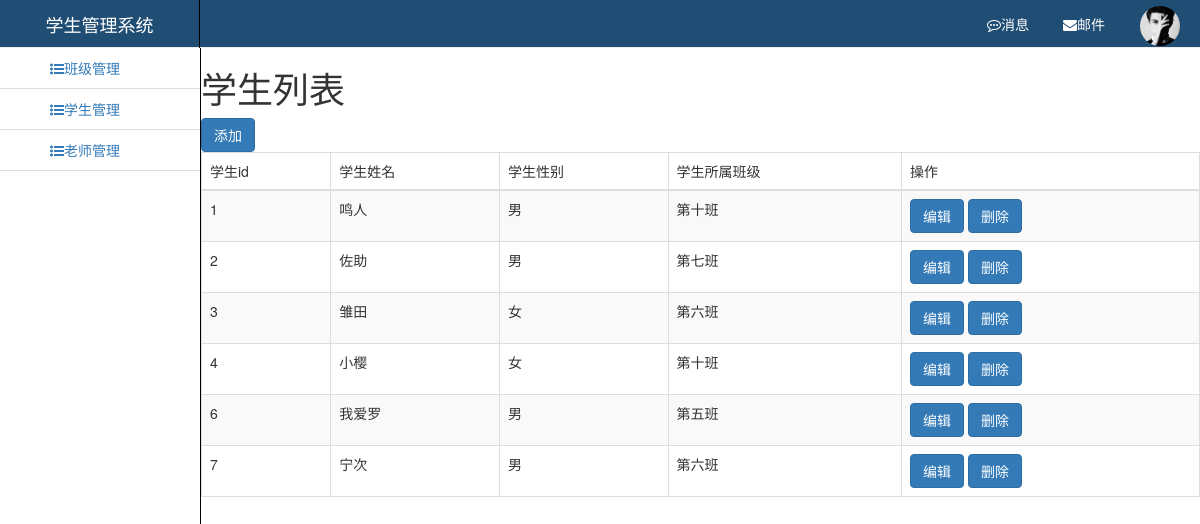
The app's page /app01/student/ (signed in) with its own data.
### app01/models.py (models this page shows)
class Student(models.Model):
    student_name = models.CharField(max_length=16)
    gender_list = ((1, '男'), (2, '女'))
    gender = models.IntegerField(choices=gender_list)
    cls = models.ForeignKey('Classes', on_delete=models.CASCADE)

class Classes(models.Model):
    title = models.CharField(max_length=16)

### app01/views/manager.py (the view)
    def inner(request):
        if request.session.get('user_info'):
            return fn(request)
        else:
            return redirect('/app01/login/')

### app01/views/manager.py (called while the page is built)
def zsq_session(fn):
    def inner(request):
        if request.session.get('user_info'):
            return fn(request)
        else:
            return redirect('/app01/login/')
    return inner

@zsq_session
def student(request):
    student_list = models.Student.objects.all()
    return render(request, 'student.html', {'student_list': student_list})

### templates/student.html
{% extends 'mother.html' %}
{% block content %}
    <div>
        <h1>学生列表</h1>
        <a class="btn btn-primary" href={% url 'add_student' %}>添加</a>
        <table class="table table-bordered table-hover table-striped">
            <thead>
            <tr>
                <td>学生id</td>
                <td>学生姓名</td>
                <td>学生性别</td>
                <td>学生所属班级</td>
                <td>操作</td>
            </tr>
            </thead>
            <tbody>
            {% for student in student_list %}
                <tr>
                    <td>{{ student.id }}</td>
                    <td>{{ student.student_name }}</td>
                    <td>{{ student.get_gender_display }}</td>
                    <td>{{ student.cls.title }}</td>
                    <td>
                        <a class="btn btn-primary" href={% url 'edit_student' student.id %}>编辑</a>
                        <a class="btn btn-primary" href={% url 'del_student' student.id %}>删除</a>
                    </td>
                </tr>
            {% endfor %}
            </tbody>
        </table>
    </div>
{% endblock %}

### templates/mother.html (shortened to what this page needs)
<!DOCTYPE html>
<html lang="en">
<head>
    <link rel="stylesheet" href="/static/plugins/bootstrap-3.3.7-dist/css/bootstrap.css">
    <link rel="stylesheet" href="/static/plugins/font-awesome-4.7.0/css/font-awesome.css">
    <link rel="stylesheet" href="/static/plugins/my_css.css">
</head>
<body>
<div class="page-header">
    <div class="logo left">学生管理系统</div>
    <div class="avatar right" style="position: relative">
        <img style="width: 40px;height: 40px" src="/static/picture/timg.jpg">
    </div>
    <div class="rmenus right">
        <a class="fa fa-commenting-o">消息</a>
        <a><i class="fa fa-envelope" aria-hidden="true"></i>邮件</a>
    </div>
</div>
<div class="page-body">
    <div class="menus left">
        <a href={% url 'class' %}><i class="fa fa-list-ul" aria-hidden="true"></i>班级管理</a>
        <a href={% url 'student' %}> <i class="fa fa-list-ul" aria-hidden="true"></i>学生管理</a>
        <a href={% url 'teacher' %}><i class="fa fa-list-ul" aria-hidden="true"></i>老师管理</a>
    </div>
    <div class="content">
        {% block content %}{% endblock %}
    </div>
</div>
</body>
</html>

### records on screen
Student: id "1", student_name "鸣人", gender "男", cls "第十班"
Student: id "2", student_name "佐助", gender "男", cls "第七班"
Student: id "3", student_name "雏田", gender "女", cls "第六班"
Student: id "4", student_name "小樱", gender "女", cls "第十班"
Student: id "6", student_name "我爱罗", gender "男", cls "第五班"
Student: id "7", student_name "宁次", gender "男", cls "第六班"
